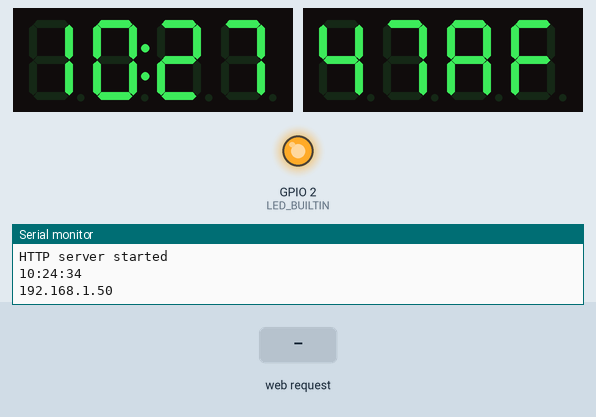
The sketch below on a simulated ESP8266 (NodeMCU). On the bench: 2 × 4-digit seven-segment display, output pins drawn as LEDs (lit = HIGH, except the on-board LED, lit = LOW), the last lines printed to the serial monitor. Inputs (shaded band) come from the test bench. WiFi joins after 1.5 s; servers stay silent unless stated; network time is answered at once with the bench clock; the local clock reads 2024-03-15 10:24:30 at power-on unless the sketch sets it.

Above: at 5.7 s.
5.8 s: HTTP request GET /LED_BUILTIN_on received
At 6.16 s:
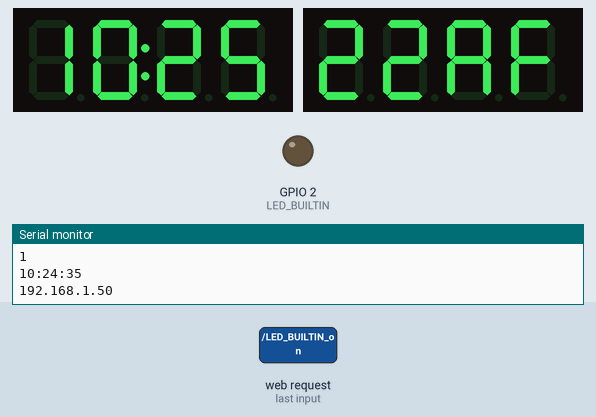
8.4 s: HTTP request GET /LED_BUILTIN_off received
At 9.6 s:
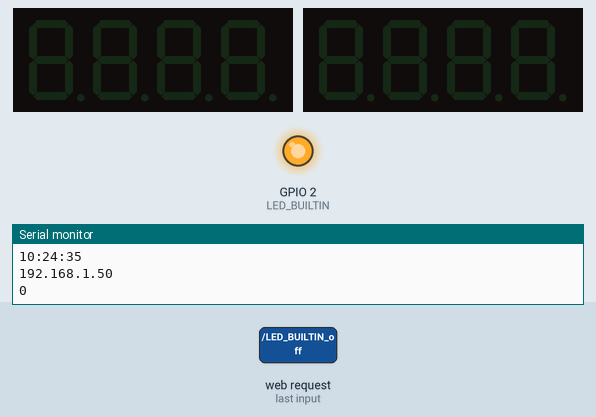
Timing chart, 0 to 11.4 s (numbered marks = the images above; inputs shaded):
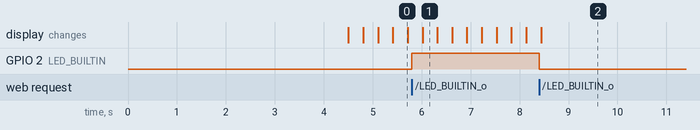

Measured:
- after the input at 5.8 s, GPIO 2 (LED_BUILTIN): LOW → HIGH at once
- after the input at 8.4 s, GPIO 2 (LED_BUILTIN): HIGH → LOW at once; the display: changes at once (image 2)

The sketch:

Clock.ino
```cpp
#include <NTPClient.h>
#include <ESP8266WiFi.h>
#include <WiFiUdp.h>
#include <WiFiClient.h>
#include <ESP8266WebServer.h>
//#include <Wire.h> // Enable this line if using Arduino Uno, Mega, etc.
#include <Adafruit_GFX.h>
#include "Adafruit_LEDBackpack.h"

const char *ssid = "****"; //Enter your WIFI ssid
const char *password = "****"; //Enter your WIFI password
ESP8266WebServer server(80);

const long utcOffsetInSeconds = -25200;

boolean on = true;
boolean change = false;

WiFiUDP ntpUDP;
NTPClient timeClient(ntpUDP, "pool.ntp.org", utcOffsetInSeconds);

void handleRoot() {
 server.send(200, "text/html", "<form action=\"/LED_BUILTIN_on\" method=\"get\" id=\"form1\"></form><button type=\"submit\" form=\"form1\" value=\"On\">On</button><form action=\"/LED_BUILTIN_off\" method=\"get\" id=\"form2\"></form><button type=\"submit\" form=\"form2\" value=\"Off\">Off</button>");
}

void handleSave() {
 if (server.arg("pass") != "") {
   Serial.println(server.arg("pass"));
 }
}

Adafruit_7segment matrix = Adafruit_7segment();
Adafruit_7segment matrix2 = Adafruit_7segment();

int tim [6] = {0, 0, 2, 1, 2, 1};
boolean AM = false;
int days [7] = {28, 92, 120, 94, 116, 113, 109};
int counter = 4;
int rate = 1000;
int period = 1000 / rate;
String alarm = "0530";

void setup() {
   //play();
   pinMode(LED_BUILTIN, OUTPUT);
   delay(3000);
   Serial.begin(115200);
   Serial.println();
   Serial.print("Configuring access point...");
   WiFi.begin(ssid, password);
   while (WiFi.status() != WL_CONNECTED) {
     delay(500);
     Serial.print(".");
   }
   Serial.println("");
   Serial.println("WiFi connected");
   Serial.println("IP address: ");
   Serial.println(WiFi.localIP());
   server.on ( "/", handleRoot );
   server.on ("/save", handleSave);
   server.begin();
   Serial.println ( "HTTP server started" );

   server.on("/LED_BUILTIN_on", []() {
     digitalWrite(LED_BUILTIN, 1);
     on = true;
     change = true;
     Serial.println(on);
     handleRoot();
   });
   server.on("/LED_BUILTIN_off", []() {
     digitalWrite(LED_BUILTIN, 0);
     on = false;
     Serial.println(on);
     handleRoot();
   });

  matrix.begin(0x70);
  matrix2.begin(0x71);

  matrix.setBrightness(7);
  matrix2.setBrightness(7);
  matrix.drawColon(true);

  getTime();

  matrix.writeDisplay();
  matrix2.writeDisplay();
}

void getTime() {
  timeClient.update();
  counter = timeClient.getDay();
  String formatTime = timeClient.getFormattedTime();
  Serial.println(formatTime);
  String formatH = formatTime.substring(0, 2);
  String formatM = formatTime.substring(3, 5);
  String formatS = formatTime.substring(6);

  tim[5] = formatH.substring(0, 1).toInt();
  tim[4] = formatH.substring(1).toInt();
  tim[3] = formatM.substring(0, 1).toInt();
  tim[2] = formatM.substring(1).toInt();
  tim[1] = formatS.substring(0, 1).toInt();
  tim[0] = formatS.substring(1).toInt();

  /*for (int i = sizeof(tim)/sizeof(tim[0]) - 1; i >= 0; i--) {
    Serial.print(tim[i]);
  }*/
  Serial.println();
  Serial.println(WiFi.localIP());


  if (formatH >= "12") {
    AM = false;
    matrix2.writeDigitAscii(3, 80);
    tim[5] -= 1;
    tim[4] -= 2;
  } else {
    AM = true;
    matrix2.writeDigitAscii(3, 65);
  }

  matrix.writeDigitNum(0, tim[5]);
  matrix.writeDigitNum(1, tim[4]);
  matrix.writeDigitNum(3, tim[3]);
  matrix.writeDigitNum(4, tim[2]);
  matrix2.writeDigitNum(0, tim[1]);
  matrix2.writeDigitNum(1, tim[0]);

  matrix.drawColon(true);
  matrix2.writeDigitRaw(4, days[counter]);

  matrix.writeDisplay();
  matrix2.writeDisplay();
}

void loop() {
  server.handleClient();
  if (on) {
    if (change) {
      getTime();
      change = false;
    }
    incrementTime();
    delay(period);
  } else {
    matrix.print("");
    matrix2.print("");
    matrix.writeDisplay();
    matrix2.writeDisplay();
  }
}

void incrementTime() {

  tim[0] += 1;

  if (tim[0] > 9) {
    tim[0] = 0;
    tim[1] += 1;

    if (tim[1] > 5) {
      tim[1] = 0;
      tim[2] += 1;

      if (tim[2] > 9) {
        tim[2] = 0;
        tim[3] += 1;

        if (tim[3] > 5) {
          tim[3] = 0;
          tim[4] += 1;

          if (tim[4] > 9) {
            tim[4] = 0;
            tim[5] += 1;
            matrix.writeDigitNum(0, tim[5]);
          } else if (tim[5] == 1 && tim[4] == 3) {
            tim[4] = 1;
            tim[5] = 0;
            matrix.writeDigitNum(0, tim[5]);
          } else if (tim[5] == 1 && tim[4] == 2) {
            day();
          }

          matrix.writeDigitNum(1, tim[4]);
        }

        matrix.writeDigitNum(3, tim[3]);
      }

      matrix.writeDigitNum(4, tim[2]);
    }

    matrix2.writeDigitNum(0, tim[1]);
  }

  matrix2.writeDigitNum(1, tim[0]);

  char buffer[4];
  sprintf(buffer, "%d%d%d%d", tim[5], tim[4], tim[3], tim[2]);
  if (alarm.equals(buffer) && tim[1] + tim[0] == 0) {
    incrementTime();
    play();
  }

  matrix.writeDisplay();
  matrix2.writeDisplay();
}

void day() {
  if (AM) {
    AM = false;
    matrix2.writeDigitAscii(3, 80);
  } else {
    AM = true;
    matrix2.writeDigitAscii(3, 65);
    counter++;
    if (counter > 6) {
      counter = 0;
    }
    matrix2.writeDigitRaw(4, days[counter]);
  }
  matrix2.writeDisplay();
}
```

cannonind.ino
```cpp
/*
  Pachelbel's Canon
  Connect a piezo buzzer or speaker to pin 11 or select a new pin.
  More songs available at https://github.com/robsoncouto/arduino-songs

                                              Robson Couto, 2019
*/

#define NOTE_B0  31
#define NOTE_C1  33
#define NOTE_CS1 35
#define NOTE_D1  37
#define NOTE_DS1 39
#define NOTE_E1  41
#define NOTE_F1  44
#define NOTE_FS1 46
#define NOTE_G1  49
#define NOTE_GS1 52
#define NOTE_A1  55
#define NOTE_AS1 58
#define NOTE_B1  62
#define NOTE_C2  65
#define NOTE_CS2 69
#define NOTE_D2  73
#define NOTE_DS2 78
#define NOTE_E2  82
#define NOTE_F2  87
#define NOTE_FS2 93
#define NOTE_G2  98
#define NOTE_GS2 104
#define NOTE_A2  110
#define NOTE_AS2 117
#define NOTE_B2  123
#define NOTE_C3  131
#define NOTE_CS3 139
#define NOTE_D3  147
#define NOTE_DS3 156
#define NOTE_E3  165
#define NOTE_F3  175
#define NOTE_FS3 185
#define NOTE_G3  196
#define NOTE_GS3 208
#define NOTE_A3  220
#define NOTE_AS3 233
#define NOTE_B3  247
#define NOTE_C4  262
#define NOTE_CS4 277
#define NOTE_D4  294
#define NOTE_DS4 311
#define NOTE_E4  330
#define NOTE_F4  349
#define NOTE_FS4 370
#define NOTE_G4  392
#define NOTE_GS4 415
#define NOTE_A4  440
#define NOTE_AS4 466
#define NOTE_B4  494
#define NOTE_C5  523
#define NOTE_CS5 554
#define NOTE_D5  587
#define NOTE_DS5 622
#define NOTE_E5  659
#define NOTE_F5  698
#define NOTE_FS5 740
#define NOTE_G5  784
#define NOTE_GS5 831
#define NOTE_A5  880
#define NOTE_AS5 932
#define NOTE_B5  988
#define NOTE_C6  1047
#define NOTE_CS6 1109
#define NOTE_D6  1175
#define NOTE_DS6 1245
#define NOTE_E6  1319
#define NOTE_F6  1397
#define NOTE_FS6 1480
#define NOTE_G6  1568
#define NOTE_GS6 1661
#define NOTE_A6  1760
#define NOTE_AS6 1865
#define NOTE_B6  1976
#define NOTE_C7  2093
#define NOTE_CS7 2217
#define NOTE_D7  2349
#define NOTE_DS7 2489
#define NOTE_E7  2637
#define NOTE_F7  2794
#define NOTE_FS7 2960
#define NOTE_G7  3136
#define NOTE_GS7 3322
#define NOTE_A7  3520
#define NOTE_AS7 3729
#define NOTE_B7  3951
#define NOTE_C8  4186
#define NOTE_CS8 4435
#define NOTE_D8  4699
#define NOTE_DS8 4978
#define REST      0


// change this to make the song slower or faster
int tempo = 100;

// change this to whichever pin you want to use
int buzzer = 10;

// notes of the moledy followed by the duration.
// a 4 means a quarter note, 8 an eighteenth , 16 sixteenth, so on
// !!negative numbers are used to represent dotted notes,
// so -4 means a dotted quarter note, that is, a quarter plus an eighteenth!!
int melody[] = {

  // Cannon in D - Pachelbel
  // Score available at https://musescore.com/user/4710311/scores/1975521
  // C F
  NOTE_FS4,2, NOTE_E4,2,
  NOTE_D4,2, NOTE_CS4,2,
  NOTE_B3,2, NOTE_A3,2,
  NOTE_B3,2, NOTE_CS4,2,
  NOTE_FS4,2, NOTE_E4,2,
  NOTE_D4,2, NOTE_CS4,2,
  NOTE_B3,2, NOTE_A3,2,
  NOTE_B3,2, NOTE_CS4,2,
  NOTE_D4,2, NOTE_CS4,2,
  NOTE_B3,2, NOTE_A3,2,
  NOTE_G3,2, NOTE_FS3,2,
  NOTE_G3,2, NOTE_A3,2,

  NOTE_D4,4, NOTE_FS4,8, NOTE_G4,8, NOTE_A4,4, NOTE_FS4,8, NOTE_G4,8,
  NOTE_A4,4, NOTE_B3,8, NOTE_CS4,8, NOTE_D4,8, NOTE_E4,8, NOTE_FS4,8, NOTE_G4,8,
  NOTE_FS4,4, NOTE_D4,8, NOTE_E4,8, NOTE_FS4,4, NOTE_FS3,8, NOTE_G3,8,
  NOTE_A3,8, NOTE_G3,8, NOTE_FS3,8, NOTE_G3,8, NOTE_A3,2,
  NOTE_G3,4, NOTE_B3,8, NOTE_A3,8, NOTE_G3,4, NOTE_FS3,8, NOTE_E3,8,
  NOTE_FS3,4, NOTE_D3,8, NOTE_E3,8, NOTE_FS3,8, NOTE_G3,8, NOTE_A3,8, NOTE_B3,8,

  NOTE_G3,4, NOTE_B3,8, NOTE_A3,8, NOTE_B3,4, NOTE_CS4,8, NOTE_D4,8,
  NOTE_A3,8, NOTE_B3,8, NOTE_CS4,8, NOTE_D4,8, NOTE_E4,8, NOTE_FS4,8, NOTE_G4,8, NOTE_A4,2,
  NOTE_A4,4, NOTE_FS4,8, NOTE_G4,8, NOTE_A4,4,
  NOTE_FS4,8, NOTE_G4,8, NOTE_A4,8, NOTE_A3,8, NOTE_B3,8, NOTE_CS4,8,
  NOTE_D4,8, NOTE_E4,8, NOTE_FS4,8, NOTE_G4,8, NOTE_FS4,4, NOTE_D4,8, NOTE_E4,8,
  NOTE_FS4,8, NOTE_CS4,8, NOTE_A3,8, NOTE_A3,8,

  NOTE_CS4,4, NOTE_B3,4, NOTE_D4,8, NOTE_CS4,8, NOTE_B3,4,
  NOTE_A3,8, NOTE_G3,8, NOTE_A3,4, NOTE_D3,8, NOTE_E3,8, NOTE_FS3,8, NOTE_G3,8,
  NOTE_A3,8, NOTE_B3,4, NOTE_G3,4, NOTE_B3,8, NOTE_A3,8, NOTE_B3,4,
  NOTE_CS4,8, NOTE_D4,8, NOTE_A3,8, NOTE_B3,8, NOTE_CS4,8, NOTE_D4,8, NOTE_E4,8,
  NOTE_FS4,8, NOTE_G4,8, NOTE_A4,2,


};

// sizeof gives the number of bytes, each int value is composed of two bytes (16 bits)
// there are two values per note (pitch and duration), so for each note there are four bytes
int notes = sizeof(melody) / sizeof(melody[0]) / 2;

// this calculates the duration of a whole note in ms
int wholenote = (60000 * 4) / tempo;

int divider = 0, noteDuration = 0;

int timer = 0;

void play() {
  // iterate over the notes of the melody.
  // Remember, the array is twice the number of notes (notes + durations)
  for (int thisNote = 0; thisNote < notes * 2; thisNote = thisNote + 2) {

    // calculates the duration of each note
    divider = melody[thisNote + 1];
    if (divider > 0) {
      // regular note, just proceed
      noteDuration = (wholenote) / divider;
    } else if (divider < 0) {
      // dotted notes are represented with negative durations!!
      noteDuration = (wholenote) / abs(divider);
      noteDuration *= 1.5; // increases the duration in half for dotted notes
    }

    int increments = 0;
    timer += noteDuration;
    if (timer > period) {
      increments = timer / period;
      timer %= period;
    }

    tone(2, melody[thisNote], noteDuration * 0.9);

    for (int i = 0; i < increments; i++) {
      incrementTime();
      delay(period);
    }

    delay(noteDuration - increments * period);


    // stop the waveform generation before the next note.
    noTone(2);
  }
}
```
